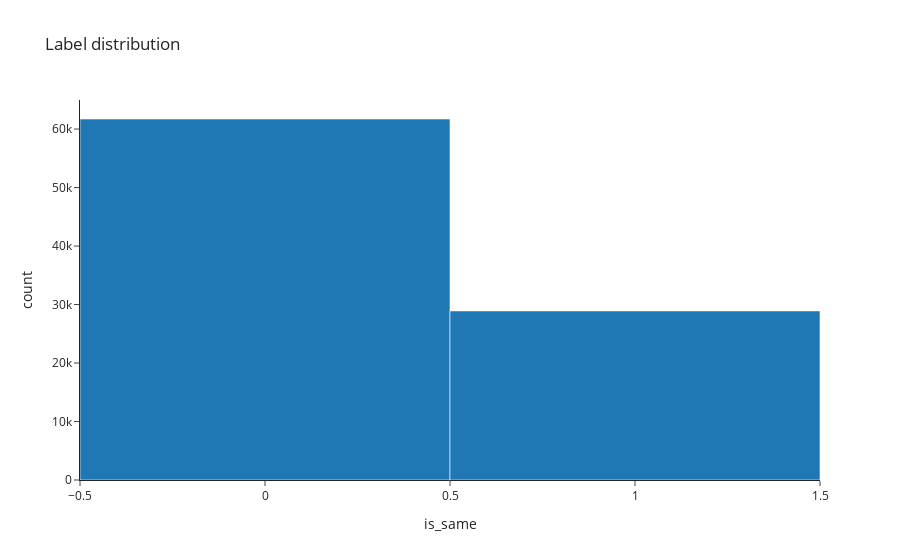

Notebook source saved alongside this figure:
### Code cell
fig = px.histogram(train_data, x='is_same', title='Label distribution', template=THEME)
fig.show()

### Figure 1 — Plotly figure (JSON) as saved in the notebook; plotly's stock layout.template omitted (floating-point values rounded to 4 significant figures; data arrays with more than 128 entries replaced by an {"elided": "..."} marker saying what was removed)
{"data": [{"alignmentgroup": "True", "bingroup": "x", "hovertemplate": "is_same=%{x}<br>count=%{y}<extra></extra>", "legendgroup": "", "marker": {"color": "#1F77B4", "pattern": {"shape": ""}}, "name": "", "offsetgroup": "", "orientation": "v", "showlegend": false, "type": "histogram", "x": {"elided": "90638 int values"}, "xaxis": "x", "yaxis": "y"}], "layout": {"barmode": "relative", "legend": {"tracegroupgap": 0}, "title": {"text": "Label distribution"}, "xaxis": {"anchor": "y", "domain": [0, 1], "title": {"text": "is_same"}}, "yaxis": {"anchor": "x", "domain": [0, 1], "title": {"text": "count"}}}}
